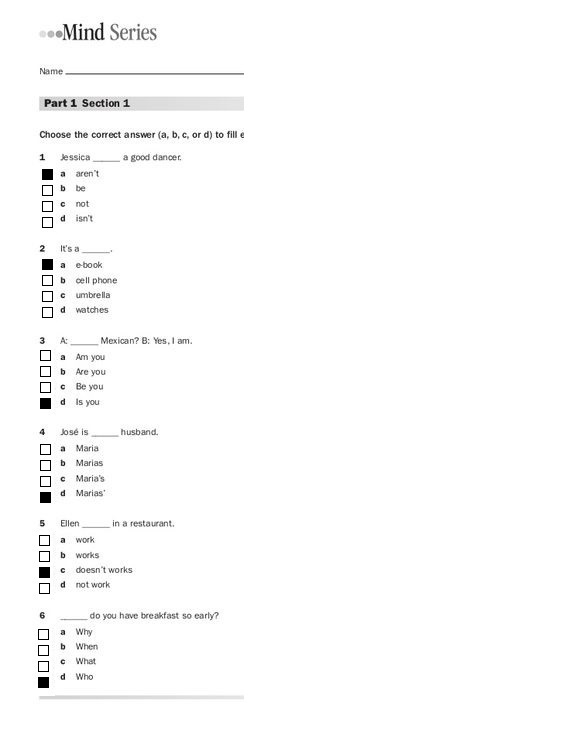
#> input picture bot/pupil.jpg, 564 x 730 px; its folder holds only this picture in this run
$ python -i recognize_test.py   (imports and definitions only)
#> lines starting #> are read from the running program, lines starting #| are printed output that depends on the picture; after the words box and inside, x2 and y2 are one past the last pixel; in counts of white or black regions, pixels touching at a corner belong together
#> further down, picture is the input picture: shape (730, 564, 3); mean B, G, R 251.4, 251.4, 251.4
import os
from math import sqrt
import time
import numpy as np
import cv2 as cv


def angle_cos(p0, p1, p2):
    d1, d2 = (p0 - p1).astype('float'), (p2 - p1).astype('float')
    return abs(np.dot(d1, d2) / np.sqrt(np.dot(d1, d1) * np.dot(d2, d2)))


def distance(a1, a2):
    a1 = a1.tolist()
    return int(sqrt((pow(a1[0][0] - a2[0][0], 2) + pow(a1[0][1] - a2[0][1], 2))))


# увеличил с 15 до 20: кол-во квадратов было 42, а надо 40. Помогло

def isInList(cnt, squares):
    for i in range(len(squares)):
        if (distance(cnt, squares[i]) < 15):
            return True
    return False


def find_squares(img):
    # print(img)
    img = cv.GaussianBlur(img, (5, 5), 0)
    squares = []

    for gray in cv.split(img):
        for thrs in range(0, 255, 26):
            if thrs == 0:

                bin = cv.Canny(gray, 0, 50, apertureSize=5)
                bin = cv.dilate(bin, None)

            else:
                _retval, bin = cv.threshold(gray, thrs, 255, cv.THRESH_BINARY)
            contours, _ = cv.findContours(bin, cv.RETR_LIST, cv.CHAIN_APPROX_SIMPLE)

            for cnt in contours:
                cnt_len = cv.arcLength(cnt, True)
                cnt = cv.approxPolyDP(cnt, 0.02 * cnt_len, True)

                square = cv.contourArea(cnt)
                if len(cnt) == 4 and square < 5000 and square > 50 and cv.isContourConvex(cnt):
                    cnt = cnt.reshape(-1, 2)

                    if (isInList(cnt, squares)):
                        continue

                    max_cos = np.max([angle_cos(cnt[i], cnt[(i + 1) % 4], cnt[(i + 2) % 4]) for i in range(4)])
                    if max_cos < 0.1:
                        squares.append(cnt)
#> this loop made 3 passes
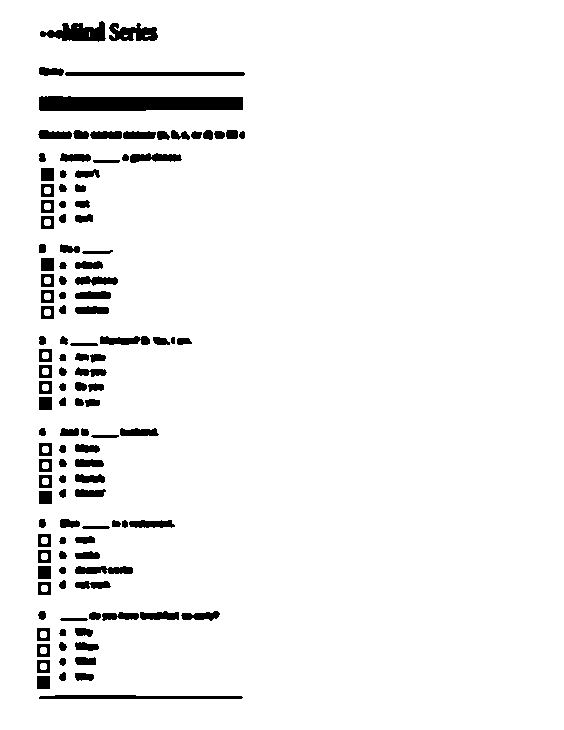
#> bin: shape (730, 564); 95.2% white; 124 black regions, largest, box (x1, y1, x2, y2) and area: (39, 96, 243, 111) 2780, (40, 21, 106, 42) 818, (65, 72, 245, 76) 716
    return squares


# [40 lines left out: function to_crop, not called in this run]


def comp(a, b):
    return a[0][1] < b[0][1]


# [82 lines left out: functions delete_content, main, not called in this run]


# [6 lines of commented-out code are left out]

>>> import cv2
>>> picture = cv2.imread('pupil.jpg')
>>> result = find_squares(picture)
